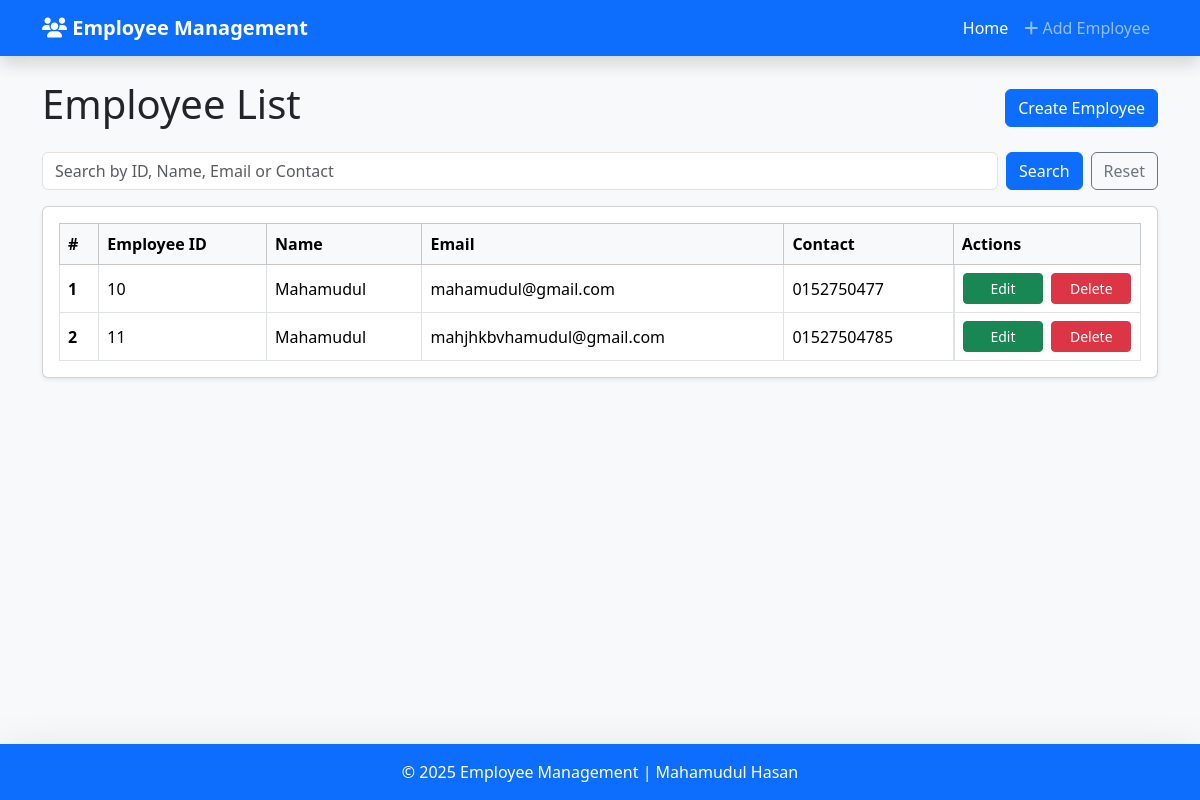
The app's page /, older data.
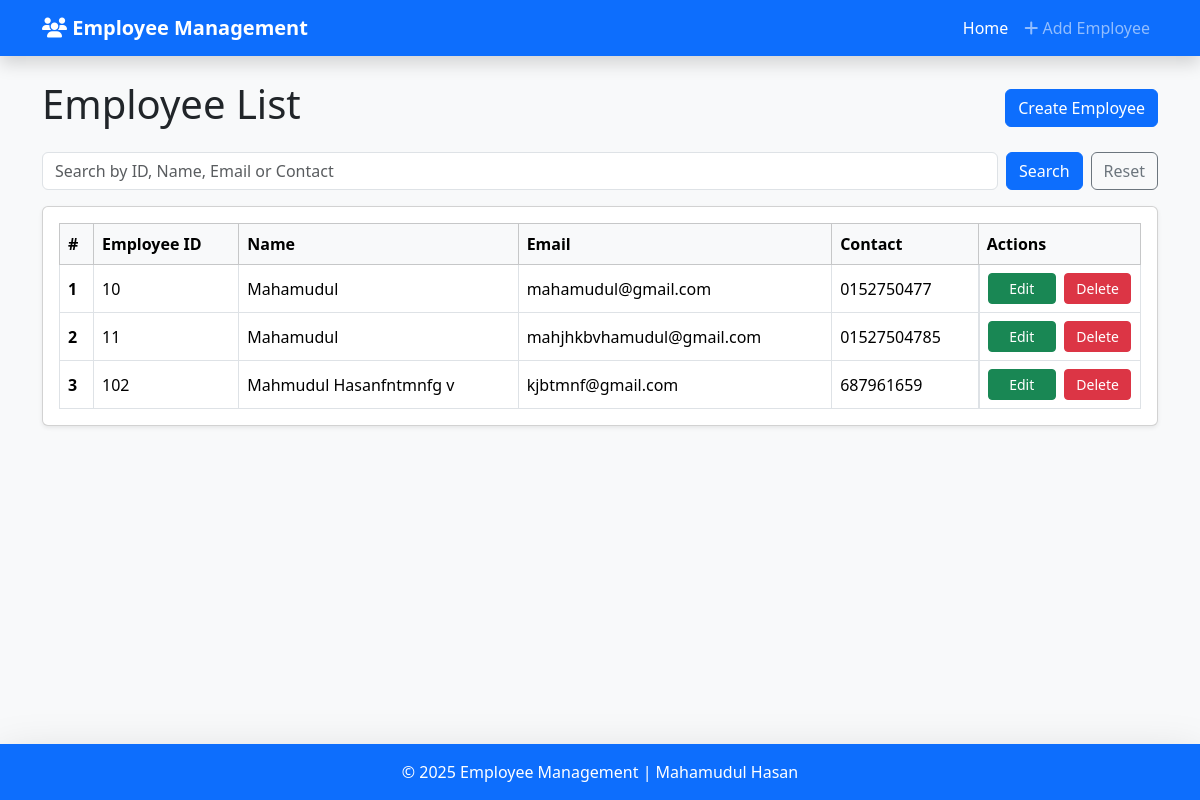
The same page, newer data.
### employee/models.py (models this page shows, shortened)
class Employee(models.Model):
    employee_id = models.CharField(max_length=20)
    emploee_name = models.CharField(max_length=100)
    employee_email = models.EmailField()
    employee_contact = models.CharField(max_length=20)

### employee/views.py (the view)
# urls.py: path('', EmployeeListView, name='employee_list'),
def EmployeeListView(request):
    query = request.GET.get('q')
    if query:
        employees = Employee.objects.filter(
            Q(employee_id__icontains=query) |
            Q(emploee_name__icontains=query) |
            Q(employee_email__icontains=query) |
            Q(employee_contact__icontains=query)
        )
    else:
        employees = Employee.objects.all()
    return render(request, 'employee_list.html', {'employees': employees})

### templates/employee_list.html (shortened to what this page needs)
{% extends "base.html" %}
{% block content %}
<div class="d-flex flex-column flex-sm-row justify-content-between align-items-start align-items-sm-center mb-3 gap-2">
  <h1>Employee List</h1>
  <a href="{% url 'employee_create' %}" class="btn btn-primary">Create Employee</a>
</div>
<form method="GET" class="mb-3 d-flex flex-column flex-sm-row gap-2">
  <input type="text" name="q" class="form-control" placeholder="Search by ID, Name, Email or Contact" value="{{ request.GET.q }}">
  <div class="d-flex gap-2 flex-column flex-sm-row">
    <button type="submit" class="btn btn-primary">Search</button>
    <a href="{% url 'employee_list' %}" class="btn btn-outline-secondary">Reset</a>
  </div>
</form>
<div class="d-none d-sm-block card shadow-sm p-3 overflow-auto">
  <table class="table table-bordered table-hover align-middle mb-0">
    <thead class="table-light">
      <tr>
        <th>#</th>
        <th>Employee ID</th>
        <th>Name</th>
        <th>Email</th>
        <th>Contact</th>
        <th>Actions</th>
      </tr>
    </thead>
    <tbody>
      {% for employee in employees %}
      <tr>
        <th scope="row">{{ forloop.counter }}</th>
        <td>{{ employee.employee_id }}</td>
        <td>{{ employee.emploee_name }}</td>
        <td>{{ employee.employee_email }}</td>
        <td>{{ employee.employee_contact }}</td>
        <td class="d-flex flex-column flex-sm-row gap-2">
          <a href="{% url 'employee_update' employee.id %}" class="btn btn-success btn-sm w-100 w-sm-auto">Edit</a>
          <a href="{% url 'employee_delete' employee.id %}" class="btn btn-danger btn-sm w-100 w-sm-auto">Delete</a>
        </td>
      </tr>
      {% endfor %}
    </tbody>
  </table>
</div>
{% endblock %}

Row changes from the older to the newer data that the page shows:
added Employee: employee_id "102", emploee_name "Mahmudul Hasanfntmnfg v", employee_email "kjbtmnf@gmail.com", employee_contact "687961659"
